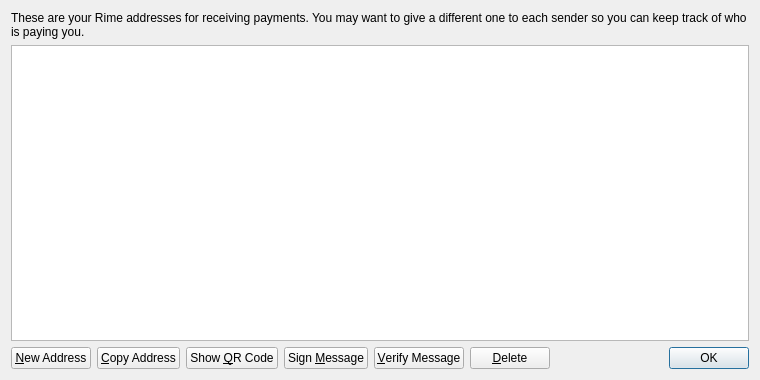
<?xml version="1.0" encoding="UTF-8"?>
<ui version="4.0">
 <class>AddressBookPage</class>
 <widget class="QWidget" name="AddressBookPage">
  <property name="geometry">
   <rect>
    <x>0</x>
    <y>0</y>
    <width>760</width>
    <height>380</height>
   </rect>
  </property>
  <property name="windowTitle">
   <string>Address Book</string>
  </property>
  <layout class="QVBoxLayout" name="verticalLayout">
   <item>
    <widget class="QLabel" name="labelExplanation">
     <property name="text">
      <string>These are your Rime addresses for receiving payments. You may want to give a different one to each sender so you can keep track of who is paying you.</string>
     </property>
     <property name="textFormat">
      <enum>Qt::PlainText</enum>
     </property>
     <property name="wordWrap">
      <bool>true</bool>
     </property>
    </widget>
   </item>
   <item>
    <widget class="QTableView" name="tableView">
     <property name="contextMenuPolicy">
      <enum>Qt::CustomContextMenu</enum>
     </property>
     <property name="toolTip">
      <string>Double-click to edit address or label</string>
     </property>
     <property name="tabKeyNavigation">
      <bool>false</bool>
     </property>
     <property name="selectionMode">
      <enum>QAbstractItemView::SingleSelection</enum>
     </property>
     <property name="selectionBehavior">
      <enum>QAbstractItemView::SelectRows</enum>
     </property>
     <property name="sortingEnabled">
      <bool>true</bool>
     </property>
     <attribute name="verticalHeaderVisible">
      <bool>false</bool>
     </attribute>
    </widget>
   </item>
   <item>
    <layout class="QHBoxLayout" name="horizontalLayout">
     <item>
      <widget class="QPushButton" name="newAddressButton">
       <property name="toolTip">
        <string>Create a new address</string>
       </property>
       <property name="text">
        <string>&amp;New Address</string>
       </property>
      </widget>
     </item>
     <item>
      <widget class="QPushButton" name="copyToClipboard">
       <property name="toolTip">
        <string>Copy the currently selected address to the system clipboard</string>
       </property>
       <property name="text">
        <string>&amp;Copy Address</string>
       </property>
      </widget>
     </item>
     <item>
      <widget class="QPushButton" name="showQRCode">
       <property name="text">
        <string>Show &amp;QR Code</string>
       </property>
      </widget>
     </item>
     <item>
      <widget class="QPushButton" name="signMessage">
       <property name="toolTip">
        <string>Sign a message to prove you own a Rime address</string>
       </property>
       <property name="text">
        <string>Sign &amp;Message</string>
       </property>
      </widget>
     </item>
     <item>
      <widget class="QPushButton" name="verifyMessage">
       <property name="toolTip">
        <string>Verify a message to ensure it was signed with a specified Rime address</string>
       </property>
       <property name="text">
        <string>&amp;Verify Message</string>
       </property>
      </widget>
     </item>
     <item>
      <widget class="QPushButton" name="deleteButton">
       <property name="toolTip">
        <string>Delete the currently selected address from the list</string>
       </property>
       <property name="text">
        <string>&amp;Delete</string>
       </property>
      </widget>
     </item>
     <item>
      <spacer name="horizontalSpacer">
       <property name="orientation">
        <enum>Qt::Horizontal</enum>
       </property>
       <property name="sizeHint" stdset="0">
        <size>
         <width>40</width>
         <height>20</height>
        </size>
       </property>
      </spacer>
     </item>
     <item>
      <widget class="QDialogButtonBox" name="buttonBox">
       <property name="sizePolicy">
        <sizepolicy hsizetype="Maximum" vsizetype="Fixed">
         <horstretch>0</horstretch>
         <verstretch>0</verstretch>
        </sizepolicy>
       </property>
       <property name="standardButtons">
        <set>QDialogButtonBox::Ok</set>
       </property>
      </widget>
     </item>
    </layout>
   </item>
  </layout>
 </widget>
 <resources>
  <include location="../bitcoin.qrc"/>
 </resources>
 <connections/>
</ui>
